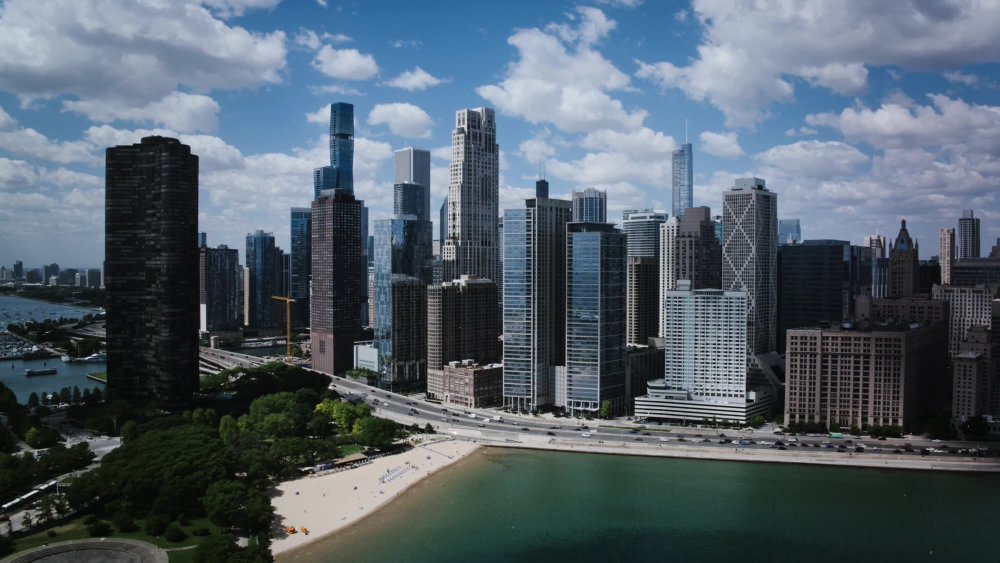
#> input picture design/assets/img2/aerial.jpg, 2000 x 1125 px (shown at 1/2 size)
$ python -i lines.py   (imports and definitions only)
#> lines starting #> are read from the running program, lines starting #| are printed output that depends on the picture
"""CI Core — the drawing that is already the building.
From a photograph of the client's own work, the room's own lines: a light blur to drop the texture of fabrics and books, a Sobel for the
structure, a threshold, and white on black at the site's own weight. Nothing is invented — every line in the drawing is a line of the room.
Run: python3 tools/site/lines.py   (writes design/assets/ln/<name>.webp)"""
import os, sys
from PIL import Image, ImageFilter
import numpy as np
SRC = 'design/assets/ph'; OUT = 'design/assets/ln'
WANT = ['ch/1450-24', 'ch/1450-17', 'us/1511-01a', 'rtb/1430-08a', 'ch/1450-31']   # CI Turnkey's cover (ch/1450-32) is drafted by tools/site/sketch.py
WIDE = {}
KX = np.array([[-1., 0, 1], [-2, 0, 2], [-1, 0, 1]]); KY = KX.T
def conv(a, k):
    p = np.pad(a, 1, mode='edge'); o = np.zeros_like(a)
    for i in range(3):
        for j in range(3):
            o += k[i, j] * p[i:i + a.shape[0], j:j + a.shape[1]]
    return o
def draw(path, w=1800, blur=1.5, thr=.11, top=.46):
#> called with path = '../../design/assets/img2/aerial.jpg', w = 1800, blur = 1.5, thr = 0.11, top = 0.46
    im = Image.open(path).convert('L')
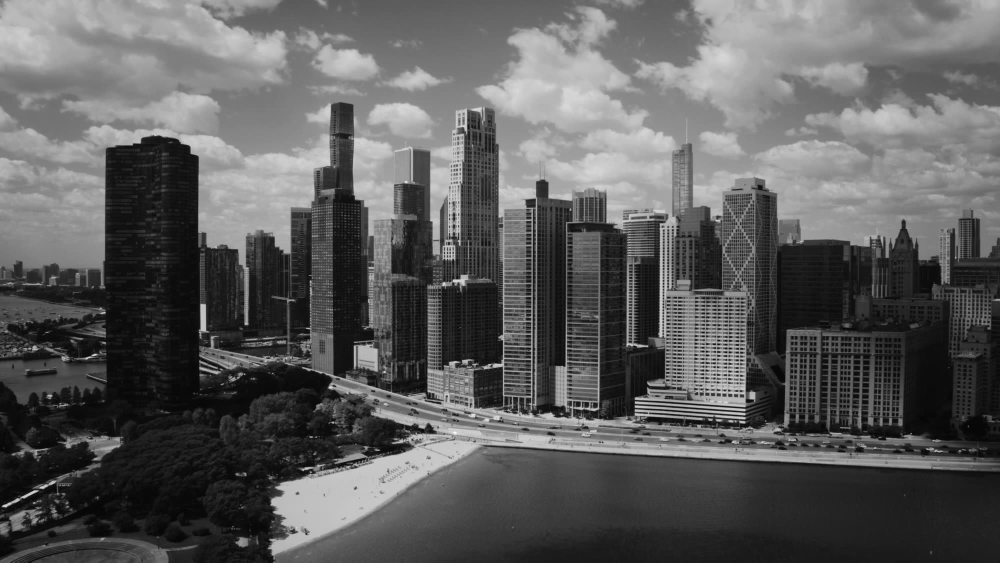
#> im: PIL image 2000x1125 L (shown at 1/2 size); min 0, max 254, mean 92.5
    h = int(im.size[1] * w / im.size[0])
#> h = 1012
    im = im.resize((w, h), Image.LANCZOS).filter(ImageFilter.GaussianBlur(blur))
#> im: PIL image 1800x1012 L
    a = np.asarray(im).astype(float)
    g = np.hypot(conv(a, KX), conv(a, KY)); g /= max(1e-6, g.max())
#> after the loop in conv, `for i in range(3):`:
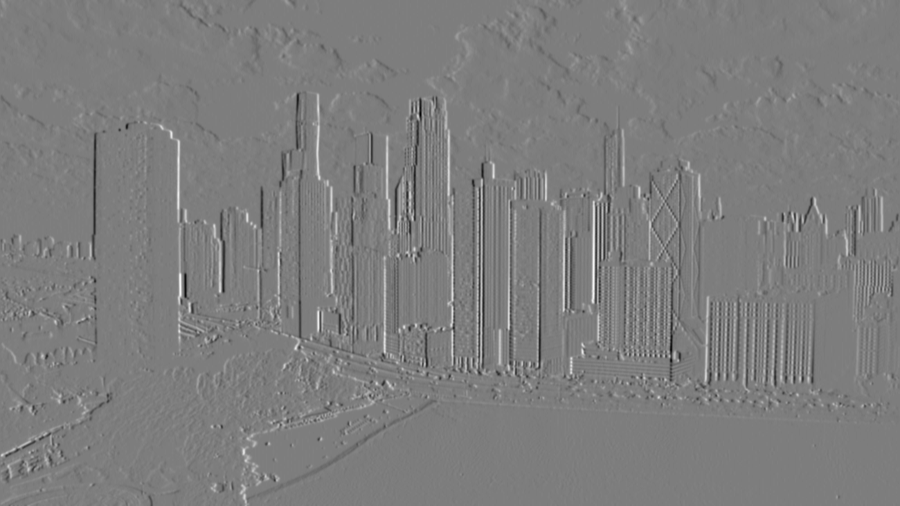
#> o: shape (1012, 1800) float64 (shown at 1/2 size); min -307, max 316, mean -0.1; drawn with min black and max white
#> after the loop in conv (call 2), `for i in range(3):`:
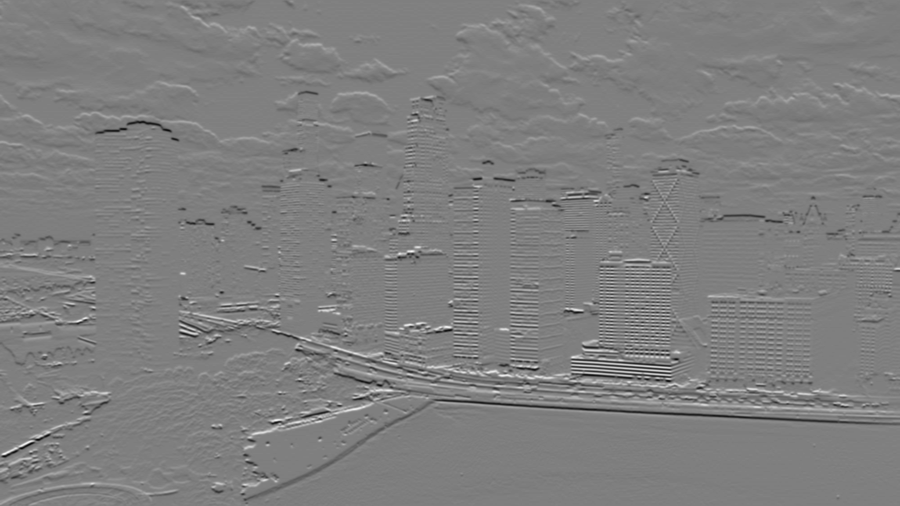
#> o: shape (1012, 1800) float64 (shown at 1/2 size); min -323, max 323, mean -0.7; drawn with min black and max white
#> after `g = np.hypot(conv(a, KX), conv(a, KY))`:
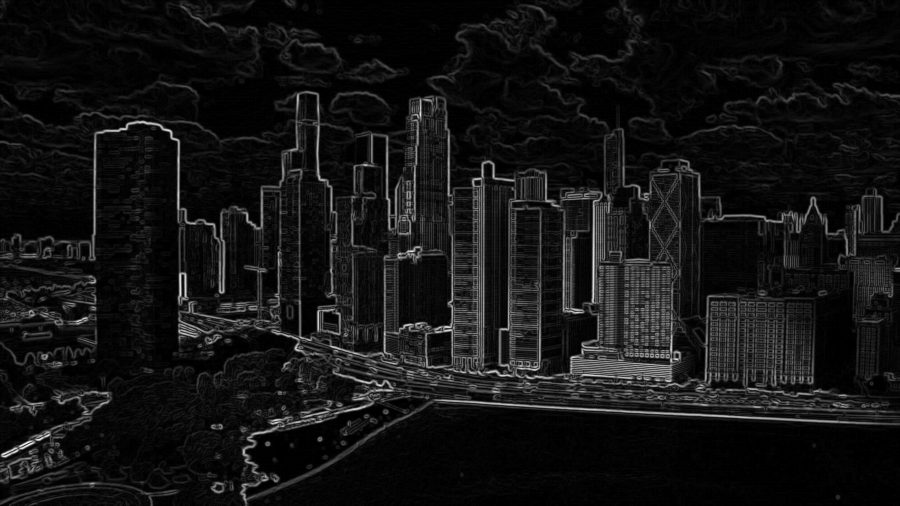
#> g: shape (1012, 1800) float64 (shown at 1/2 size); min 0, max 340.8, mean 26.6; drawn with min black and max white
    e = np.clip((g - thr) / (top - thr), 0, 1) ** .85
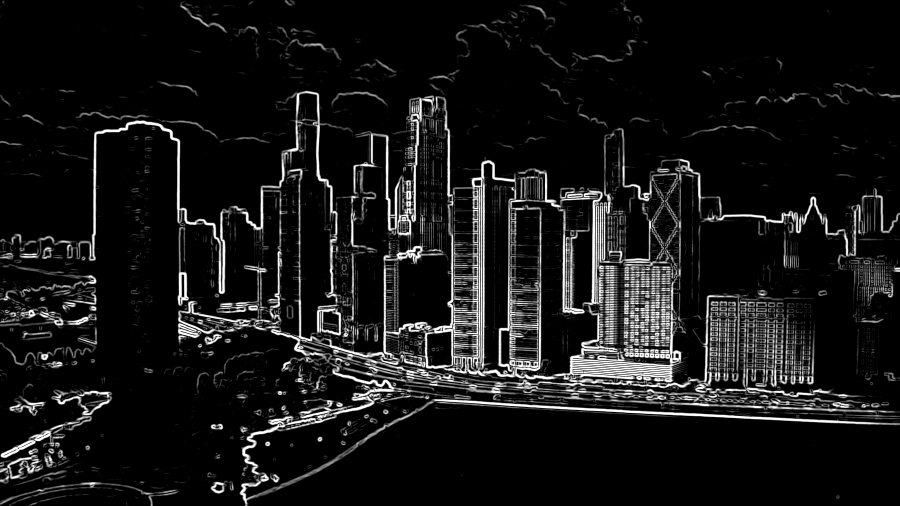
#> e: shape (1012, 1800) float64 (shown at 1/2 size); min 0, max 1, mean 0.087
    return Image.fromarray((e * 255).astype('uint8')).convert('L')
# [9 lines not run here, left out]

>>> result = draw('../../design/assets/img2/aerial.jpg')

$ run again, on design/assets/img2/art_w.jpg
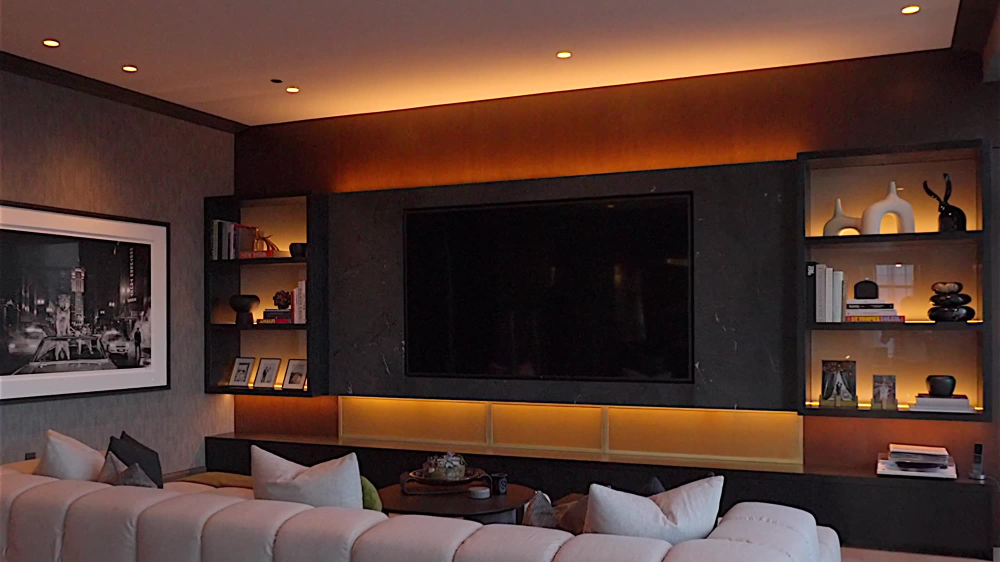
#> input picture design/assets/img2/art_w.jpg, 2000 x 1124 px (shown at 1/2 size)
#> after the loop in conv (call 2), `for i in range(3):`:
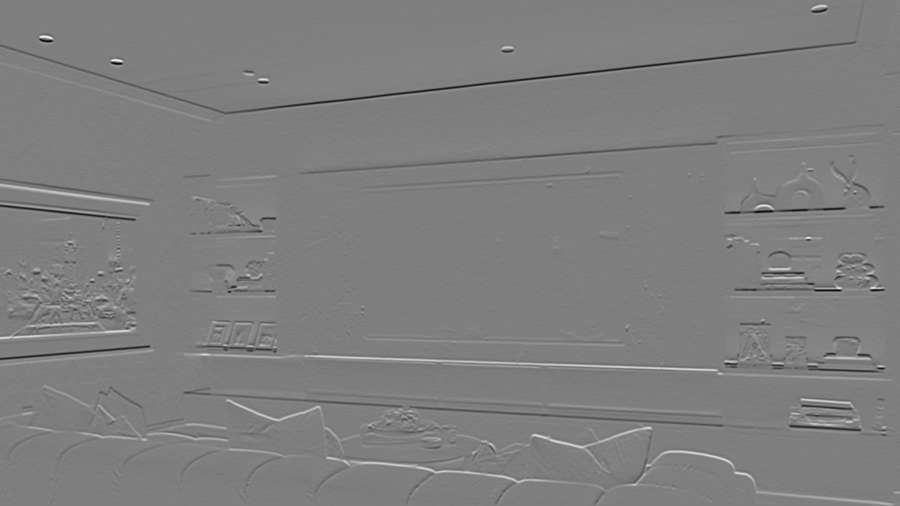
#> o: shape (1011, 1800) float64 (shown at 1/2 size); min -405, max 408, mean 0.2; drawn with min black and max white
#> in draw, `e = np.clip((g - thr) / (top - thr), 0, 1) ** .85`:
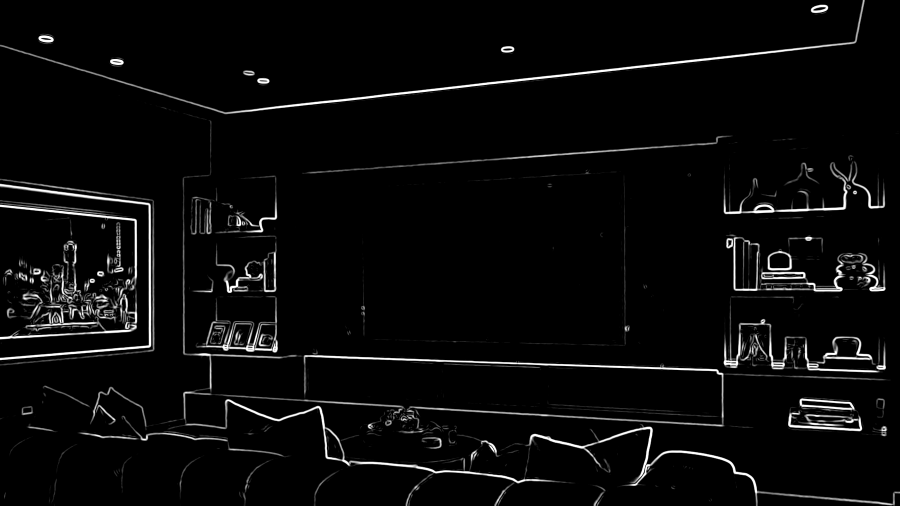
#> e: shape (1011, 1800) float64 (shown at 1/2 size); min 0, max 1, mean 0.0373

$ run again, on design/assets/img2/bed_night_w.jpg
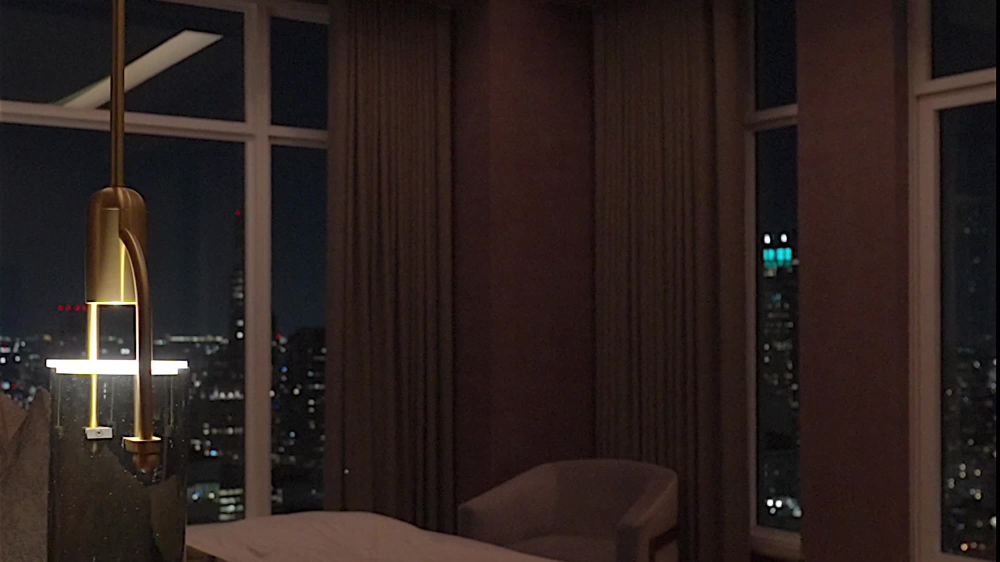
#> input picture design/assets/img2/bed_night_w.jpg, 2000 x 1124 px (shown at 1/2 size)
#> after the loop in conv, `for i in range(3):`:
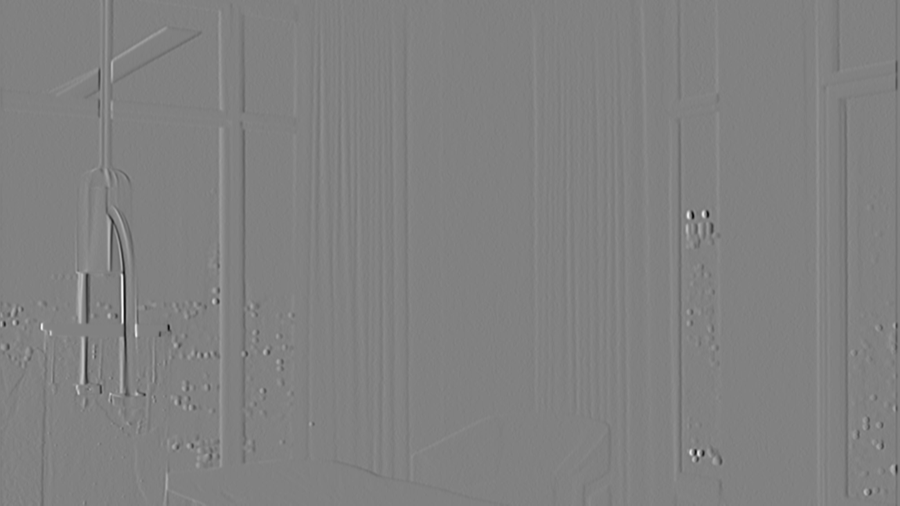
#> o: shape (1011, 1800) float64 (shown at 1/2 size); min -444, max 432, mean -0.2; drawn with min black and max white
#> in draw, `g = np.hypot(conv(a, KX), conv(a, KY))`:
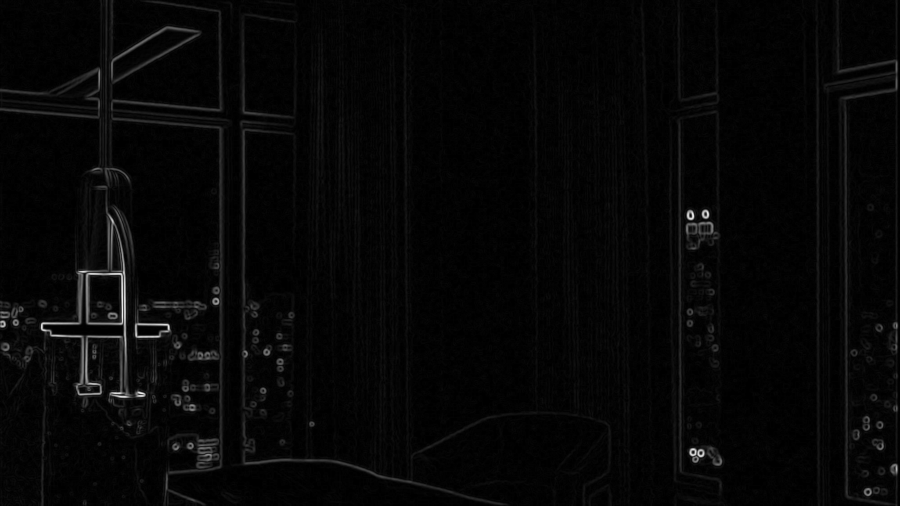
#> g: shape (1011, 1800) float64 (shown at 1/2 size); min 0, max 444.2, mean 11.7; drawn with min black and max white

$ run again, on design/assets/img2/bust_day.jpg
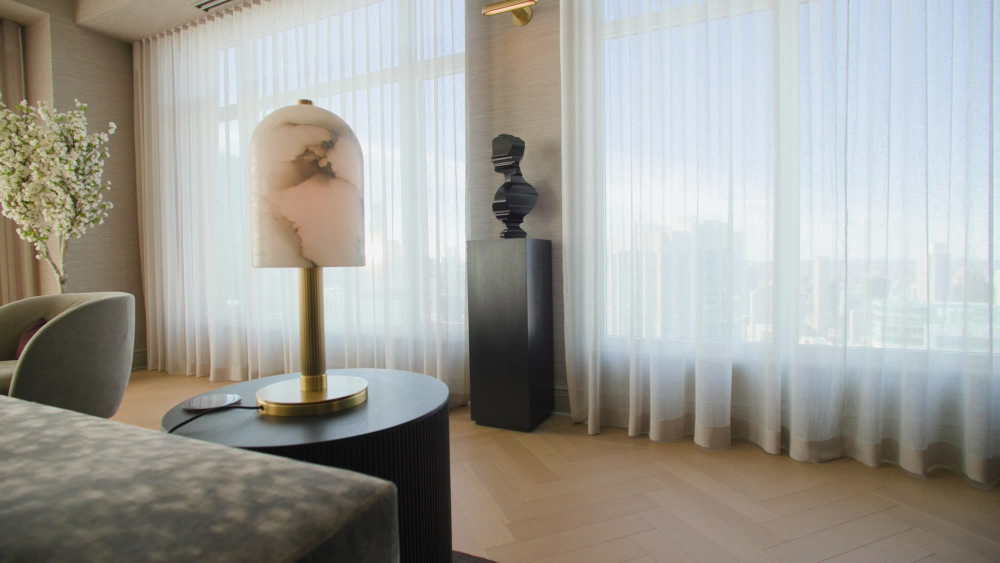
#> input picture design/assets/img2/bust_day.jpg, 2000 x 1125 px (shown at 1/2 size)
#> after the loop in conv (call 2), `for i in range(3):`:
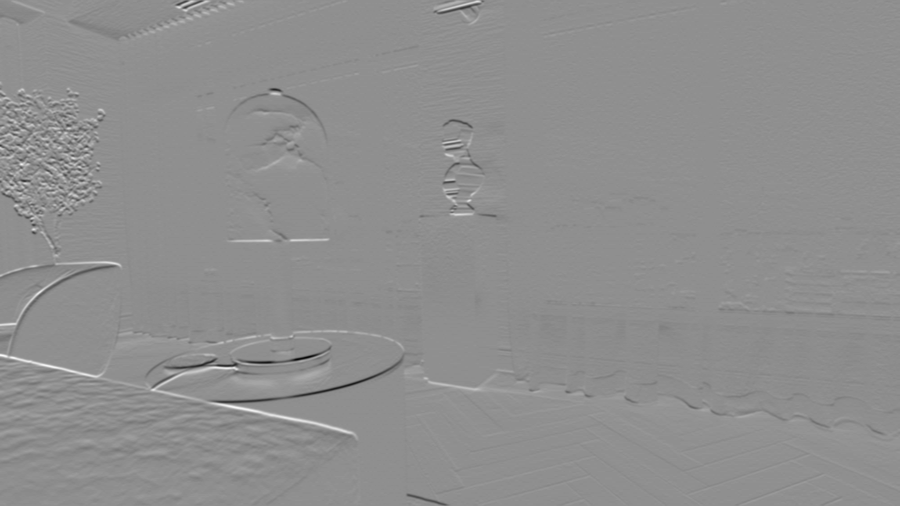
#> o: shape (1012, 1800) float64 (shown at 1/2 size); min -307, max 239, mean -0.7; drawn with min black and max white
#> in draw, `e = np.clip((g - thr) / (top - thr), 0, 1) ** .85`:
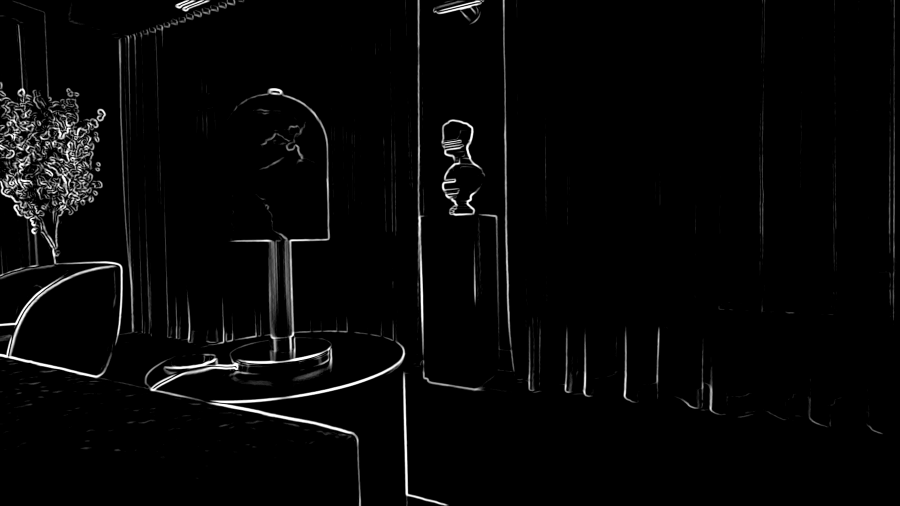
#> e: shape (1012, 1800) float64 (shown at 1/2 size); min 0, max 1, mean 0.0265
